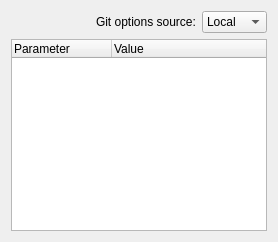
       <widget class="QWidget" name="GitConfig">
        <attribute name="title">
         <string>Gi&amp;t config</string>
        </attribute>
        <layout class="QHBoxLayout" name="horizontalLayout_2">
         <item>
          <layout class="QVBoxLayout" name="verticalLayout">
           <item>
            <layout class="QHBoxLayout" name="horizontalLayout">
             <item>
              <spacer name="horizontalSpacer">
               <property name="orientation">
                <enum>Qt::Horizontal</enum>
               </property>
               <property name="sizeHint" stdset="0">
                <size>
                 <width>40</width>
                 <height>20</height>
                </size>
               </property>
              </spacer>
             </item>
             <item>
              <widget class="QLabel" name="textLabelGitConfigSource">
               <property name="text">
                <string>Git options source:</string>
               </property>
              </widget>
             </item>
             <item>
              <widget class="QComboBox" name="comboBoxGitConfigSource">
               <item>
                <property name="text">
                 <string>Local</string>
                </property>
               </item>
               <item>
                <property name="text">
                 <string>Global</string>
                </property>
               </item>
              </widget>
             </item>
            </layout>
           </item>
           <item>
            <widget class="QTreeWidget" name="treeWidgetGitConfig">
             <property name="columnCount">
              <number>2</number>
             </property>
             <column>
              <property name="text">
               <string notr="true">Parameter</string>
              </property>
             </column>
             <column>
              <property name="text">
               <string>Value</string>
              </property>
             </column>
            </widget>
           </item>
          </layout>
         </item>
        </layout>
       </widget>
